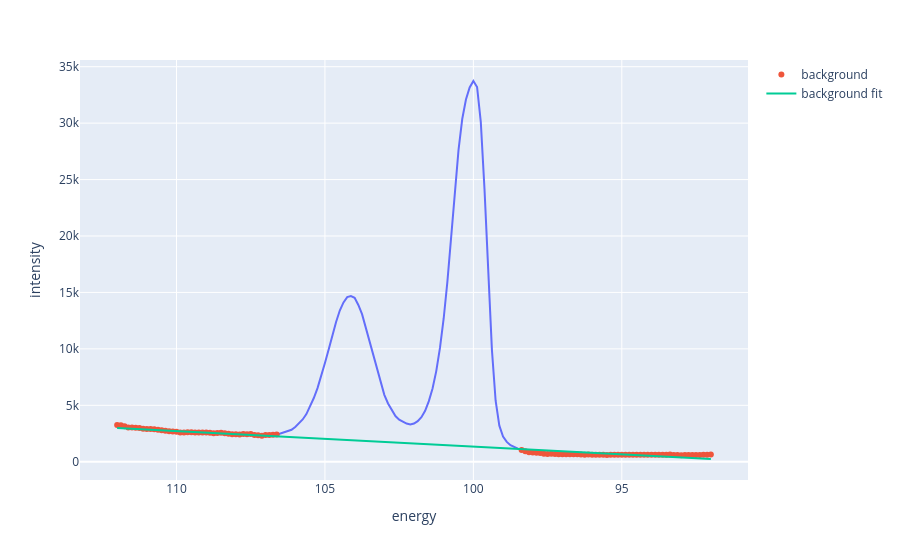

This figure's notebook cell:
### Markdown cell above
We can add this to our visualization to evaluate our fit.

### Code cell
si_fig.add_scatter(x=si_peaks["energy"], y=vals, name="background fit")
si_fig.show()

### Figure 1 — Plotly figure (JSON) as saved in the notebook; plotly's stock layout.template omitted (floating-point values rounded to 4 significant figures; data arrays with more than 128 entries replaced by an {"elided": "..."} marker saying what was removed)
{"data": [{"hovertemplate": "energy=%{x}<br>intensity=%{y}<extra></extra>", "legendgroup": "", "line": {"color": "#636efa", "dash": "solid"}, "marker": {"symbol": "circle"}, "mode": "lines", "name": "", "orientation": "v", "showlegend": false, "type": "scatter", "x": {"elided": "161 float values"}, "xaxis": "x", "y": {"elided": "161 float values"}, "yaxis": "y"}, {"mode": "markers", "name": "background", "type": "scatter", "x": [112.0, 111.9, 111.8, 111.6, 111.5, 111.4, 111.2, 111.1, 111.0, 110.9, 110.8, 110.6, 110.5, 110.4, 110.2, 110.1, 110.0, 109.9, 109.8, 109.6, 109.5, 109.4, 109.2, 109.1, 109.0, 108.9, 108.8, 108.6, 108.5, 108.4, 108.2, 108.1, 108.0, 107.9, 107.8, 107.6, 107.5, 107.4, 107.2, 107.1, 107.0, 106.9, 106.8, 106.6, 98.38, 98.25, 98.12, 98.0, 97.88, 97.75, 97.62, 97.5, 97.38, 97.25, 97.12, 97.0, 96.88, 96.75, 96.62, 96.5, 96.38, 96.25, 96.12, 96.0, 95.88, 95.75, 95.62, 95.5, 95.38, 95.25, 95.12, 95.0, 94.88, 94.75, 94.62, 94.5, 94.38, 94.25, 94.12, 94.0, 93.88, 93.75, 93.62, 93.5, 93.38, 93.25, 93.12, 93.0, 92.88, 92.75, 92.62, 92.5, 92.38, 92.25, 92.12, 92.0], "y": [3263.0, 3229.0, 3138.0, 3038.0, 3044.0, 3003.0, 2986.0, 2928.0, 2892.0, 2898.0, 2886.0, 2840.0, 2786.0, 2739.0, 2697.0, 2687.0, 2652.0, 2599.0, 2587.0, 2616.0, 2615.0, 2598.0, 2587.0, 2592.0, 2594.0, 2559.0, 2528.0, 2552.0, 2562.0, 2513.0, 2470.0, 2446.0, 2432.0, 2413.0, 2454.0, 2440.0, 2447.0, 2371.0, 2344.0, 2311.0, 2367.0, 2378.0, 2391.0, 2412.0, 1042.0, 938.8, 848.7, 822.3, 805.9, 775.7, 702.6, 688.9, 698.0, 690.2, 674.3, 665.3, 661.1, 654.4, 672.1, 653.6, 639.9, 624.2, 632.5, 621.2, 622.6, 611.1, 609.2, 600.9, 618.7, 622.0, 626.8, 619.2, 625.1, 614.9, 622.9, 621.0, 622.5, 623.2, 629.5, 625.6, 625.1, 617.7, 614.3, 621.5, 632.1, 606.3, 586.8, 578.2, 592.9, 596.9, 606.0, 600.6, 599.8, 608.6, 628.0, 634.8]}, {"name": "background fit", "type": "scatter", "x": {"elided": "161 float values"}, "y": {"elided": "161 float values"}}], "layout": {"legend": {"tracegroupgap": 0}, "margin": {"t": 60}, "xaxis": {"anchor": "y", "autorange": "reversed", "domain": [0.0, 1.0], "title": {"text": "energy"}}, "yaxis": {"anchor": "x", "domain": [0.0, 1.0], "title": {"text": "intensity"}}}}
